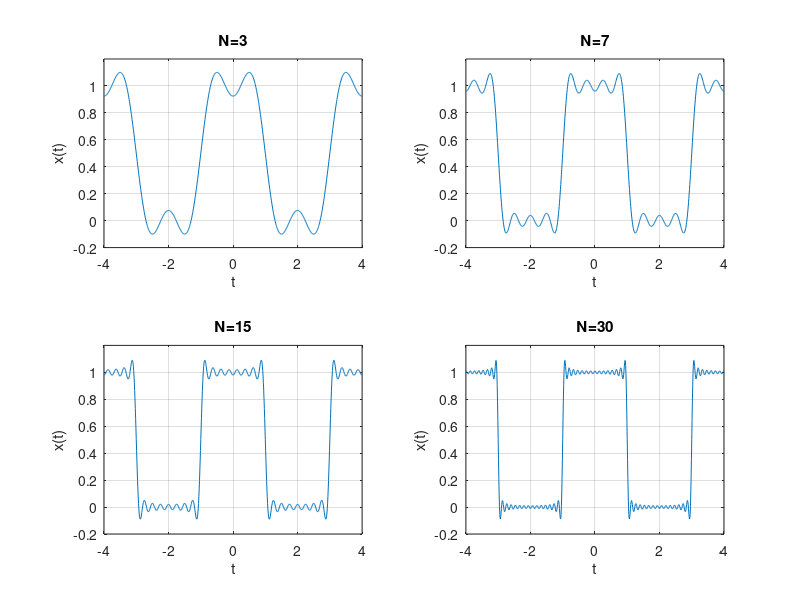

Here is the MATLAB script that generated this plot:
clc;
clear;
% define variables
t = -4:0.01:4;
c0 = 0.5;
ns = [3, 7, 15, 30];
% compute and plot approximate result
for ii=1:4
    subplot(2, 2, ii);
    n = ns(ii);
    fn = c0 * ones(1, length(t)); % fundamental component
    for k=1:2:n
        fn = fn + sin(k*pi/2)/(k*pi/2)*cos(pi*k*t/2); % n-th harmonic component
    end
    % plot signals
    plot(t, fn);
    grid on;
    title(['N=', num2str(n)]);
    xlabel('t');
    ylabel('x(t)');
    axis([-4, 4, -0.2, 1.2]);
end
